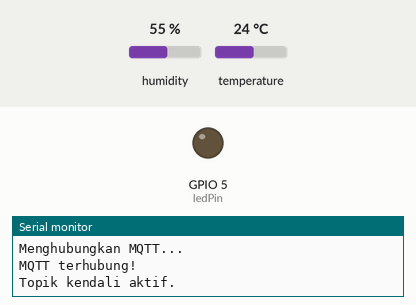
A sketch run on a simulated ESP8266 (NodeMCU). On the bench: output pins drawn as LEDs (lit = HIGH), the last lines printed to the serial monitor. The test bench sets the inputs (shaded band); at power-on: temperature 24 °C, humidity 55 %. WiFi joins after 1.5 s; servers stay silent unless stated; no MQTT or app messages arrive unless stated.

Above: at 2.7 s.
2.8 s: temperature set to 30.7 °C
9.5 s: temperature set to 31.7 °C
At 12.8 s:
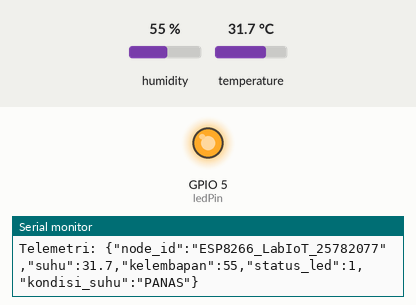
13.5 s: temperature set to 12 °C
At 17.0 s:
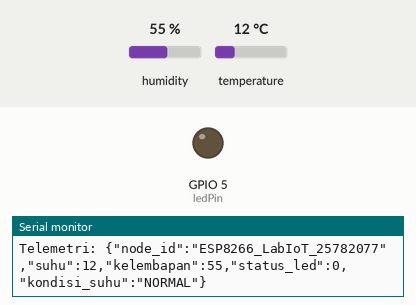
17.5 s: temperature set to 33 °C
At 21.3 s:
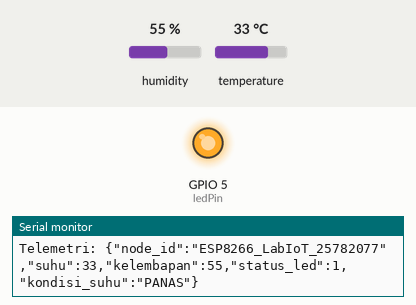
Timing chart, 0 to 22.5 s (numbered marks = the images above; inputs shaded):
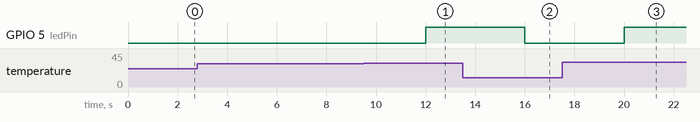

Measured:
- the behaviour switches between 31 and 31.1 °C on temperature (found by bisection; images 0 and 1)
- after the input at 9.5 s, GPIO 5 (ledPin): LOW → HIGH after 2.5 s
- after the input at 13.5 s, GPIO 5 (ledPin): HIGH → LOW after 2.5 s
- after the input at 17.5 s, GPIO 5 (ledPin): LOW → HIGH after 2.5 s

The sketch:

module6_tugas_sketch_oct19d.ino
```cpp
#include <ESP8266WiFi.h>
#include <PubSubClient.h>
#include <ArduinoJson.h>
#include <DHT.h>

// Wi-Fi
const char* ssid = "oiiu";
const char* password = "22222229";

// MQTT broker
const char* mqttServer = "broker.hivemq.com";
const int mqttPort = 1883;
const char* clientId = "ESP8266_LabIoT_25782077";

// Topik MQTT
const char* topicTelemetry = "kampus/labiot/25782077/telemetri";
const char* topicControl   = "kampus/labiot/25782077/kendali";
const char* topicAlert     = "kampus/labiot/25782077/alert";
const char* topicStatus    = "kampus/labiot/25782077/status";

// Pin perangkat
const byte dhtPin = 2;  // D4 / GPIO2
const byte ledPin = 5;  // D1 / GPIO5
#define DHTTYPE DHT22

DHT dht(dhtPin, DHTTYPE);
WiFiClient espClient;
PubSubClient client(espClient);

// Timer
unsigned long lastPublish = 0;
unsigned long lastWiFiAttempt = 0;
const unsigned long interval = 4000;

// Status keselamatan
bool alertSent = false;
bool previousDanger = false;

void publishStatus(const char* status, const char* info) {
  StaticJsonDocument<192> doc;
  doc["status"] = status;
  doc["keterangan"] = info;

  char buffer[192];
  serializeJson(doc, buffer);
  client.publish(topicStatus, buffer, true);
}

// Callback kendali LED manual
void callback(char* topic, byte* payload, unsigned int length) {
  char message[128];

  if (length >= sizeof(message)) return;

  memcpy(message, payload, length);
  message[length] = '\0';

  StaticJsonDocument<128> doc;
  if (deserializeJson(doc, message)) return;

  if (!doc["led"].is<int>()) return;

  int value = doc["led"];

  // Kendali manual hanya saat suhu aman
  if (!previousDanger && (value == 0 || value == 1)) {
    digitalWrite(ledPin, value ? HIGH : LOW);
    Serial.println(value ? "LED MENYALA (MANUAL)" :
                           "LED PADAM (MANUAL)");
  } else if (previousDanger) {
    Serial.println("Kendali manual ditolak: suhu berbahaya!");
  }
}

// Koneksi dan pendaftaran LWT
void reconnectMQTT() {
  while (WiFi.status() == WL_CONNECTED &&
         !client.connected()) {

    Serial.println("Menghubungkan MQTT...");

    StaticJsonDocument<128> willDoc;
    willDoc["status"] = "OFFLINE";
    willDoc["keterangan"] =
        "Perangkat Terputus Tak Terduga";

    char willMessage[128];
    serializeJson(willDoc, willMessage);

    if (client.connect(
          clientId,
          topicStatus,
          1,
          true,
          willMessage)) {

      Serial.println("MQTT terhubung!");

      client.subscribe(topicControl);
      publishStatus("ONLINE",
                    "Perangkat Beroperasi Normal");

      Serial.println("Topik kendali aktif.");
    } else {
      Serial.print("Koneksi gagal, kode: ");
      Serial.println(client.state());
      delay(2000);
    }
  }
}

void setup() {
  Serial.begin(115200);

  pinMode(ledPin, OUTPUT);
  digitalWrite(ledPin, LOW);
  dht.begin();

  WiFi.mode(WIFI_STA);
  WiFi.begin(ssid, password);

  Serial.print("Menghubungkan Wi-Fi");

  while (WiFi.status() != WL_CONNECTED) {
    delay(500);
    Serial.print(".");
  }

  Serial.println("\nWi-Fi terhubung!");
  Serial.println(WiFi.localIP());

  client.setServer(mqttServer, mqttPort);
  client.setCallback(callback);
  client.setBufferSize(512);
}

void loop() {
  // Memulihkan koneksi Wi-Fi jika terputus
  if (WiFi.status() != WL_CONNECTED) {
    if (millis() - lastWiFiAttempt >= 5000) {
      lastWiFiAttempt = millis();
      WiFi.reconnect();
    }
    return;
  }

  if (!client.connected()) {
    reconnectMQTT();
  }

  client.loop();

  // Kirim telemetri setiap 4 detik
  if (millis() - lastPublish < interval) return;
  lastPublish = millis();

  float suhu = dht.readTemperature();
  float kelembapan = dht.readHumidity();

  if (isnan(suhu) || isnan(kelembapan)) {
    Serial.println("Gagal membaca DHT22!");
    return;
  }

  bool danger = suhu > 31.0;

  // Logika keselamatan otomatis
  if (danger) {
    digitalWrite(ledPin, HIGH);

    // Kirim peringatan saat pertama memasuki kondisi bahaya
    if (!alertSent) {
      StaticJsonDocument<192> alert;
      alert["status"] = "BAHAYA";
      alert["parameter"] = "OVERHEAT";
      alert["nilai_suhu"] = suhu;

      char alertBuffer[192];
      serializeJson(alert, alertBuffer);
      client.publish(topicAlert, alertBuffer);

      Serial.println("PERINGATAN SUHU TINGGI!");
      alertSent = true;
    }
  } else {
    // Reset peringatan setelah suhu kembali aman
    alertSent = false;

    // Padamkan LED jika sebelumnya menyala karena bahaya
    if (previousDanger) {
      digitalWrite(ledPin, LOW);
    }
  }

  previousDanger = danger;

  // Susun JSON telemetri
  StaticJsonDocument<256> telemetry;
  telemetry["node_id"] = clientId;
  telemetry["suhu"] = suhu;
  telemetry["kelembapan"] = kelembapan;
  telemetry["status_led"] = digitalRead(ledPin);
  telemetry["kondisi_suhu"] = danger ? "PANAS" : "NORMAL";

  char buffer[256];
  serializeJson(telemetry, buffer);

  if (client.publish(topicTelemetry, buffer)) {
    Serial.print("Telemetri: ");
    Serial.println(buffer);
  } else {
    Serial.println("Gagal mengirim telemetri!");
  }
}
```
